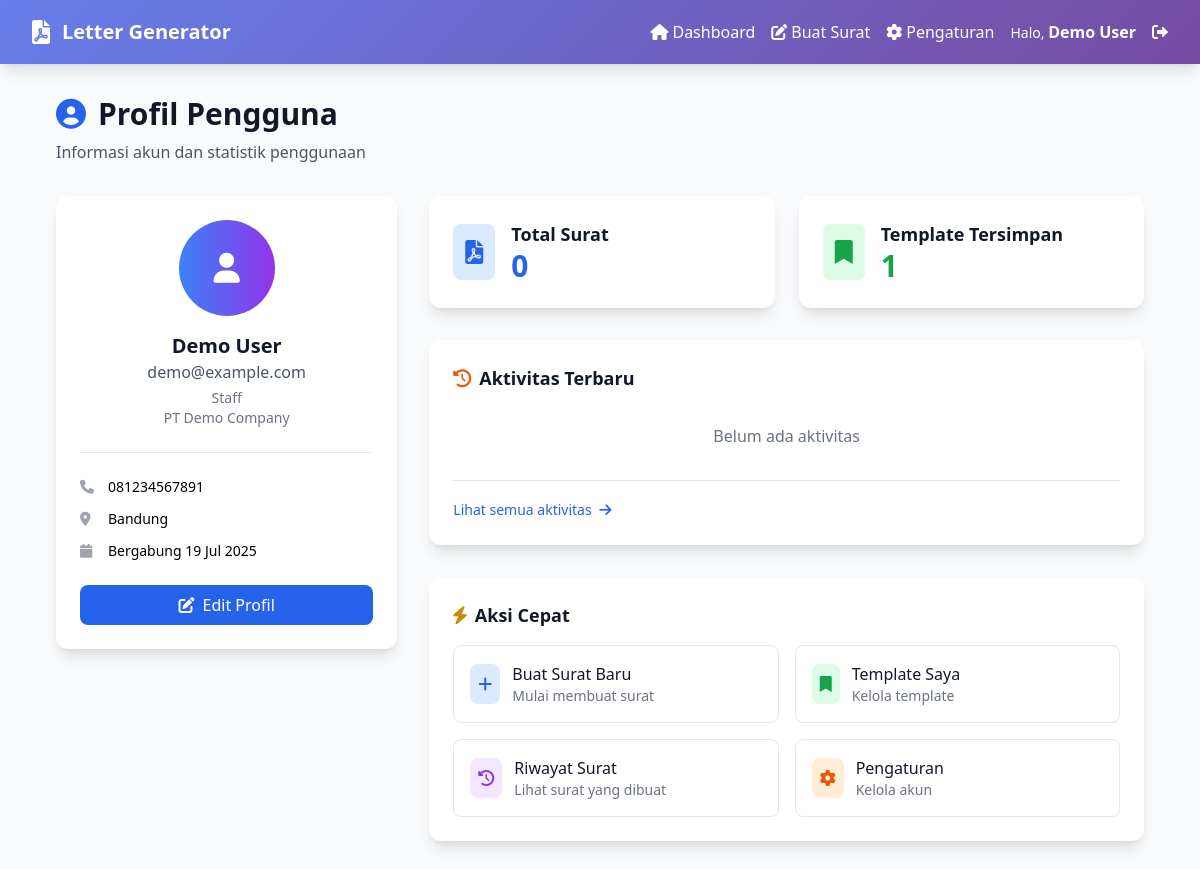
The app's page /profile.php (signed in) with its own data.
### tables this page shows
CREATE TABLE user_profiles (
    id INT AUTO_INCREMENT PRIMARY KEY,
    user_id INT NOT NULL,
    avatar_url VARCHAR(255),
    address TEXT,
    city VARCHAR(50),
    province VARCHAR(50),
    postal_code VARCHAR(10),
    date_of_birth DATE,
    gender ENUM('male', 'female', 'other'),
    bio TEXT,
    preferences JSON,
    FOREIGN KEY (user_id) REFERENCES users(id) ON DELETE CASCADE
);

CREATE TABLE users (
    id INT AUTO_INCREMENT PRIMARY KEY,
    username VARCHAR(50) UNIQUE NOT NULL,
    email VARCHAR(100) UNIQUE NOT NULL,
    password_hash VARCHAR(255) NOT NULL,
    full_name VARCHAR(100) NOT NULL,
    phone VARCHAR(20),
    organization VARCHAR(100),
    position VARCHAR(100),
    created_at TIMESTAMP DEFAULT CURRENT_TIMESTAMP,
    updated_at TIMESTAMP DEFAULT CURRENT_TIMESTAMP ON UPDATE CURRENT_TIMESTAMP,
    last_login TIMESTAMP NULL,
    is_active BOOLEAN DEFAULT TRUE,
    email_verified BOOLEAN DEFAULT FALSE,
    verification_token VARCHAR(255) NULL,
    reset_token VARCHAR(255) NULL,
    reset_token_expires TIMESTAMP NULL
);

### profile.php (the view, shortened to what the rows shown need)
<?php
require_once 'config/database.php';
require_once 'classes/User.php';
$current_user = User::getCurrentUser();
$user = new User();
$user_data = $user->getUserById($current_user['id']);
?>
<!DOCTYPE html>
<html lang="id">
<head>
    <script src="https://cdn.tailwindcss.com"></script>
    <link href="https://cdnjs.cloudflare.com/ajax/libs/font-awesome/6.0.0/css/all.min.css" rel="stylesheet">
</head>
<body class="bg-gray-50 min-h-screen">
    <nav class="gradient-bg shadow-lg">
        <div class="max-w-7xl mx-auto px-4 sm:px-6 lg:px-8">
            <div class="flex justify-between h-16">
                <div class="flex items-center space-x-4">
                    <div class="text-white">
                        <span class="text-sm">Halo, </span>
                        <span class="font-semibold"><?php echo htmlspecialchars($current_user['full_name']); ?></span>
                    </div>
                </div>
            </div>
        </div>
    </nav>
    <div class="max-w-6xl mx-auto py-8 px-4 sm:px-6 lg:px-8">
        <div class="mb-8">
            <h1 class="text-3xl font-bold text-gray-900">
                <i class="fas fa-user-circle mr-3 text-blue-600"></i>Profil Pengguna
            </h1>
        </div>
        <div class="grid lg:grid-cols-3 gap-8">
            <div class="lg:col-span-1">
                <div class="bg-white rounded-xl shadow-lg p-6">
                    <div class="text-center">
                        <div class="w-24 h-24 bg-gradient-to-r from-blue-500 to-purple-600 rounded-full mx-auto mb-4 flex items-center justify-center">
                            <i class="fas fa-user text-3xl text-white"></i>
                        </div>
                        <h2 class="text-xl font-bold text-gray-900"><?php echo htmlspecialchars($user_data['full_name']); ?></h2>
                        <p class="text-gray-600"><?php echo htmlspecialchars($user_data['email']); ?></p>
                        <?php if ($user_data['position']): ?>
                            <p class="text-sm text-gray-500 mt-1"><?php echo htmlspecialchars($user_data['position']); ?></p>
                        <?php endif; ?>
                        <?php if ($user_data['organization']): ?>
                            <p class="text-sm text-gray-500"><?php echo htmlspecialchars($user_data['organization']); ?></p>
                        <?php endif; ?>
                    </div>
                    <div class="mt-6 pt-6 border-t border-gray-200">
                        <div class="space-y-3">
                            <?php if ($user_data['phone']): ?>
                                <div class="flex items-center text-sm">
                                    <i class="fas fa-phone text-gray-400 w-5"></i>
                                    <span class="ml-2"><?php echo htmlspecialchars($user_data['phone']); ?></span>
                                </div>
                            <?php endif; ?>
                            <?php if ($user_data['city']): ?>
                                <div class="flex items-center text-sm">
                                    <i class="fas fa-map-marker-alt text-gray-400 w-5"></i>
                                    <span class="ml-2"><?php echo htmlspecialchars($user_data['city']); ?></span>
                                </div>
                            <?php endif; ?>
                            <div class="flex items-center text-sm">
                                <i class="fas fa-calendar text-gray-400 w-5"></i>
                                <span class="ml-2">Bergabung <?php echo date('d M Y', strtotime($user_data['created_at'])); ?></span>
                            </div>
                        </div>
                    </div>
                </div>
            </div>
        </div>
    </div>
</body>
</html>

### records on screen
user_profiles: user.full_name "Demo User", user.email "demo@example.com", user.position "Staff", user.organization "PT Demo Company", user.phone "081234567891", city "Bandung", user.created_at "19 Jul 2025"

### other values on screen
$letter_stats['total_letters'] "0"
$template_stats['total_templates'] "1"
